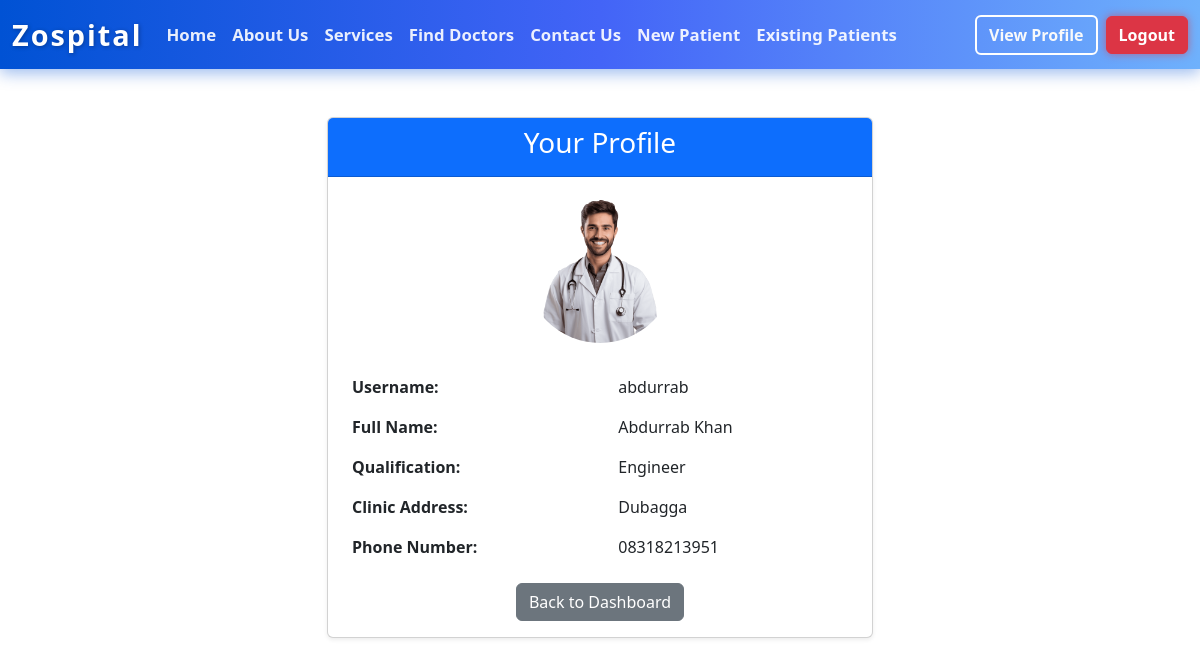
Screenshot of /profile/ (signed in) with the database file from the repository.
### home/models.py (models this page shows, shortened)
class CustomUser(AbstractUser):
    name = models.CharField(max_length=150)
    qualification = models.CharField(max_length=255)
    clinic_address = models.TextField()
    phone = models.CharField(max_length=15)
    profile_pic = models.ImageField(upload_to='profile_pics/', blank=True, null=True)

### home/views.py (the view)
# urls.py: path('profile/', views.view_profile, name='view_profile'),
@login_required
def view_profile(request):
    user = request.user
    return render(request, 'home/view_profile.html', {'user': user})

### home/templates/home/view_profile.html
{% extends 'home/base.html' %}
{% load static %}
{% block content %}
<div class="container my-5">
  <div class="row justify-content-center">
    <div class="col-md-8 col-lg-6">
      <div class="card shadow-sm">
        <div class="card-header text-center bg-primary text-white">
          <h3>Your Profile</h3>
        </div>
        <div class="card-body">
          <div class="text-center mb-4">
            {% if user.profile_pic %}
              <img src="{{ user.profile_pic.url }}" alt="Profile Picture" class="rounded-circle" style="width: 150px; height: 150px; object-fit: cover;">
            {% else %}
              <img src="{% static "images/doctor.png" %}" alt="No Profile Picture" class="rounded-circle" style="width: 150px; height: 150px; object-fit: cover;">
            {% endif %}
          </div>
          <table class="table table-borderless">
            <tbody>
              <tr>
                <th>Username:</th>
                <td>{{ user.username }}</td>
              </tr>
              <tr>
                <th>Full Name:</th>
                <td>{{ user.name }}</td>
              </tr>
              <tr>
                <th>Qualification:</th>
                <td>{{ user.qualification }}</td>
              </tr>
              <tr>
                <th>Clinic Address:</th>
                <td>{{ user.clinic_address }}</td>
              </tr>
              <tr>
                <th>Phone Number:</th>
                <td>{{ user.phone }}</td>
              </tr>
            </tbody>
          </table>
          <div class="text-center">
            <a href="{% url 'welcome' %}" class="btn btn-secondary">Back to Dashboard</a>
          </div>
        </div>
      </div>
    </div>
  </div>
</div>
{% endblock %}

### rows the page displays
CustomUser: username "abdurrab", name "Abdurrab Khan", qualification "Engineer", clinic_address "Dubagga", phone "08318213951"
